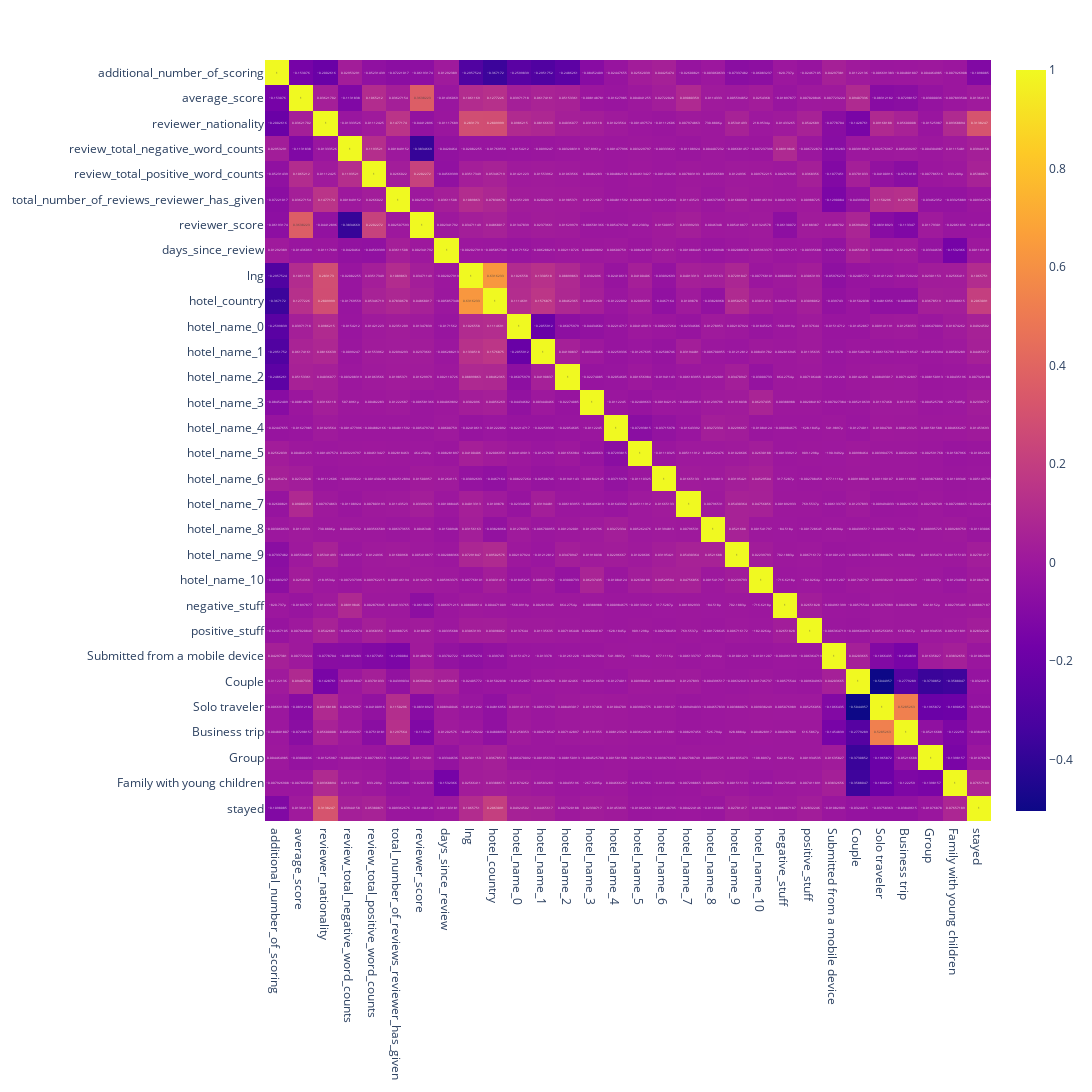

Notebook code for this chart:
### Code cell
fig = px.imshow(data.corr(numeric_only=True), 
                text_auto=True, aspect="auto",
                # width=40,
                # height=100
                )
fig.update_layout(width=1500, height=1500)
fig.show()

### Figure 1 — Plotly figure (JSON) as saved in the notebook; plotly's stock layout.template omitted (floating-point values rounded to 4 significant figures; data arrays with more than 128 entries replaced by an {"elided": "..."} marker saying what was removed)
{"data": [{"coloraxis": "coloraxis", "hovertemplate": "x: %{x}<br>y: %{y}<br>color: %{z}<extra></extra>", "name": "0", "texttemplate": "%{z}", "type": "heatmap", "x": ["additional_number_of_scoring", "average_score", "reviewer_nationality", "review_total_negative_word_counts", "review_total_positive_word_counts", "total_number_of_reviews_reviewer_has_given", "reviewer_score", "days_since_review", "lng", "hotel_country", "hotel_name_0", "hotel_name_1", "hotel_name_2", "hotel_name_3", "hotel_name_4", "hotel_name_5", "hotel_name_6", "hotel_name_7", "hotel_name_8", "hotel_name_9", "hotel_name_10", "negative_stuff", "positive_stuff", "Submitted from a mobile device", "Couple", "Solo traveler", "Business trip", "Group", "Family with young children", "stayed"], "xaxis": "x", "y": ["additional_number_of_scoring", "average_score", "reviewer_nationality", "review_total_negative_word_counts", "review_total_positive_word_counts", "total_number_of_reviews_reviewer_has_given", "reviewer_score", "days_since_review", "lng", "hotel_country", "hotel_name_0", "hotel_name_1", "hotel_name_2", "hotel_name_3", "hotel_name_4", "hotel_name_5", "hotel_name_6", "hotel_name_7", "hotel_name_8", "hotel_name_9", "hotel_name_10", "negative_stuff", "positive_stuff", "Submitted from a mobile device", "Couple", "Solo traveler", "Business trip", "Group", "Family with young children", "stayed"], "yaxis": "y", "z": {"elided": "30x30 float values"}}], "layout": {"coloraxis": {"colorscale": [[0, "#0d0887"], [0.1111, "#46039f"], [0.2222, "#7201a8"], [0.3333, "#9c179e"], [0.4444, "#bd3786"], [0.5556, "#d8576b"], [0.6667, "#ed7953"], [0.7778, "#fb9f3a"], [0.8889, "#fdca26"], [1, "#f0f921"]]}, "height": 1500, "margin": {"t": 60}, "width": 1500, "xaxis": {"anchor": "y", "domain": [0, 1]}, "yaxis": {"anchor": "x", "autorange": "reversed", "domain": [0, 1]}}}
